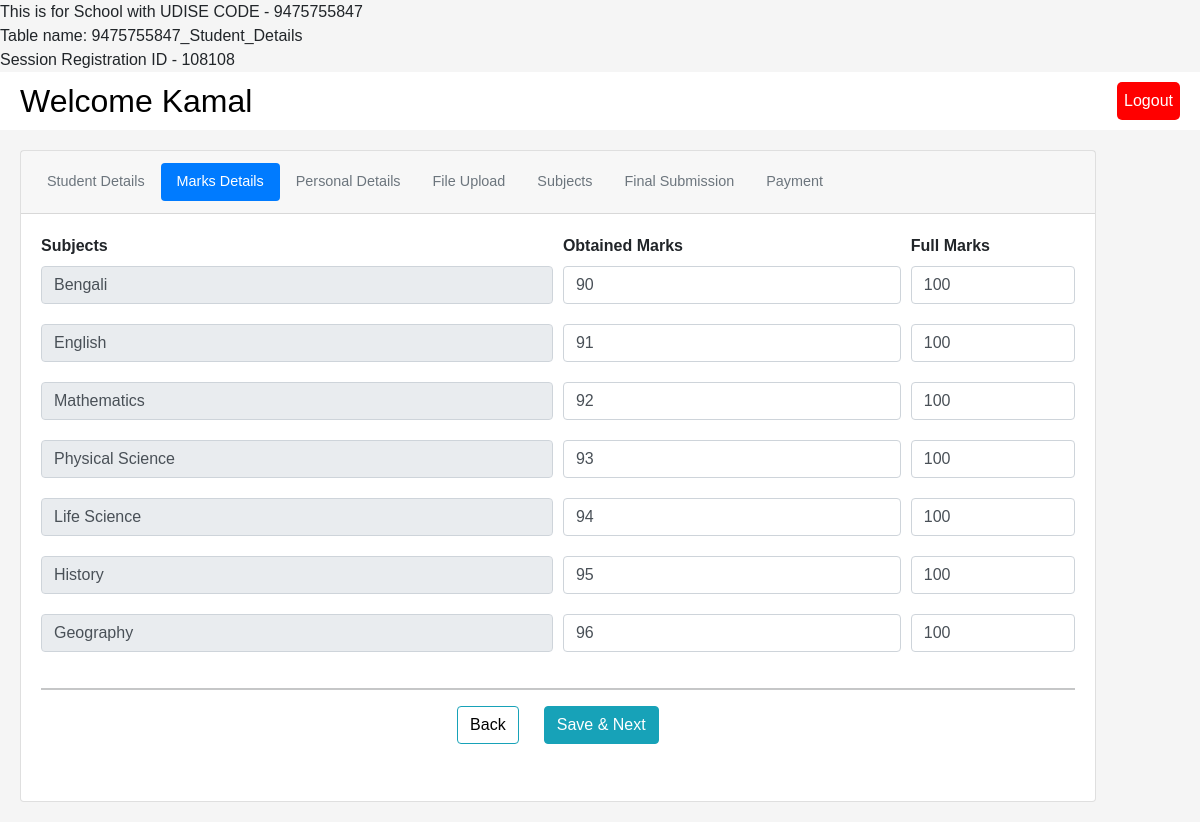
Screenshot of /2003/marks_details.php (signed in) with the database file from the repository.
### tables this page shows
CREATE TABLE `9475755847_student_details` (
  `reg_no` varchar(10) NOT NULL,
  `fname` varchar(255) DEFAULT NULL,
  `lname` varchar(255) NOT NULL,
  `email` varchar(255) NOT NULL,
  `phoneNumber` varchar(255) NOT NULL,
  `dob` varchar(255) NOT NULL,
  `terms` varchar(255) NOT NULL,
  `password` varchar(255) NOT NULL,
  `emailVerify` int(255) NOT NULL DEFAULT '0',
  `numberVerify` varchar(255) DEFAULT '0',
  `is_finally_submitted` int(1) NOT NULL DEFAULT '0',
  `issubmitted` int(1) NOT NULL DEFAULT '0',
  `previous_school_name` varchar(255) DEFAULT NULL,
  `fathers_name` varchar(255) DEFAULT NULL,
  `mothers_name` varchar(255) DEFAULT NULL,
  `current_whatsapp_no` varchar(255) DEFAULT NULL,
  `aadhar_card_no` varchar(255) DEFAULT NULL,
  `student_religion` varchar(255) DEFAULT NULL,
  `student_caste` varchar(255) DEFAULT NULL,
  `is_student_PWD` varchar(4) DEFAULT NULL,
  `is_student_EWS` varchar(4) NOT NULL DEFAULT '0',
  `student_village_town` varchar(255) DEFAULT NULL,
  `student_city` varchar(50) DEFAULT NULL,
  `student_pin_code` varchar(20) DEFAULT NULL,
  `student_police_station` varchar(50) DEFAULT NULL,
  `student_district` varchar(50) DEFAULT NULL,
  `student_state` varchar(50) DEFAULT NULL,
  `bengali_marks` int(4) DEFAULT NULL,
  `bengali_full_marks` int(4) DEFAULT '100',
  `english_marks` int(4) DEFAULT NULL,
  `english_full_marks` int(4) DEFAULT '100',
  `mathematics_marks` int(4) DEFAULT NULL,
  `mathematics_full_marks` int(4) DEFAULT '100',
  `physical_science_marks` int(4) DEFAULT NULL,
  `physical_science_full_marks` int(4) DEFAULT '100',
  `life_science_marks` int(4) DEFAULT NULL,
  `life_science_full_marks` int(4) DEFAULT '100',
  `history_marks` int(4) DEFAULT NULL,
  `history_full_marks` int(4) DEFAULT '100',
  `geography_marks` int(4) DEFAULT NULL,
  `geography_full_marks` int(4) DEFAULT '100',
  `language_1` varchar(255) DEFAULT NULL,
  `language_2` varchar(255) DEFAULT NULL,
  `select_stream` varchar(255) DEFAULT NULL,
  `sub_comb` varchar(255) DEFAULT NULL,
  `bank_name` varchar(255) DEFAULT NULL,
  `bank_account_no` varchar(20) DEFAULT NULL,
  `bank_ifsc_code` varchar(20) DEFAULT NULL,
  `institution_fees_payment_done` int(11) DEFAULT '0',
  `institution_fees_payments_ID` varchar(255) DEFAULT NULL,
  `portal_fees_payment_done` int(11) DEFAULT '0',
  `portal_payment_id` varchar(255) DEFAULT NULL,
  `passport_size_photo_uploaded` int(11) DEFAULT '0',
  `aadhar_card_uploaded` int(11) DEFAULT '0',
  `madhyamik_marksheet_uploaded` int(11) DEFAULT '0',
  `madhyamik_certificate_uploaded` int(11) DEFAULT '0',
  `signature_uploaded` int(11) DEFAULT '0'
);

### 2003/super_admin.php (called while the page is built, shortened)
<?php
$udise_code = 9475755847;
?>

### 2003/session.php (called while the page is built, shortened)
<?php
require "super_admin.php";
$email = $_SESSION['email'];
?>

### 2003/marks_details.php (the view, shortened to what this page needs)
<?php
require 'session.php';
require 'super_admin.php';
$table_name = $udise_code . '_Student_Details';
echo 'This is for School with UDISE CODE - ' . $udise_code . '<br>';
echo 'Table name: ' . $table_name . '<br>';
$query = "SELECT * FROM $table_name WHERE email=?";
$stmt = mysqli_prepare($db, $query);
mysqli_stmt_bind_param($stmt, "s", $email);
mysqli_stmt_execute($stmt);
$results = mysqli_stmt_get_result($stmt);
$user = mysqli_fetch_assoc($results);
echo '  Session Registration ID - '.$user['reg_no'];
?>
<!DOCTYPE html>
<html lang="en">
  <head>
    <link
      href="https://cdn.jsdelivr.net/npm/bootstrap@5.0.2/dist/css/bootstrap.min.css"
      rel="stylesheet"
    />
    <link
      rel="stylesheet"
      href="https://cdn.jsdelivr.net/npm/bootstrap@4.3.1/dist/css/bootstrap.min.css"
    />
    <link rel="stylesheet" href="../Assets/css/marks_details.css">
  </head>
  <body>
  <?php require ('../Student_Process_header.php') ?>
    <div class="container">
      <div class="row">
        <div class="col-xs-12">
          <div class="card text-center">
            <?php include('../card_header.php') ?>
            <div class="card-body">
              <form method="post" action="marks_details_controller.php">
                <div class="form-row">
                <div class="form-group col-md-6">
                <label for="inputCity" style="display: flex"><strong>Subjects</strong></label>
                    <input
                      type="text"
                      class="form-control"
                      id="inputSubject"
                      value="Bengali"
                      disabled
                    />
                  </div>
                  <div class="form-group col-md-4">
                  <label for="inputState" style="display: flex"><strong>Obtained Marks</strong></label>
                    <input type="text" class="form-control" id="bengali_marks"
                    name ="bengali_marks"
                    oninput="restrictSpecialChars(this)"
                    <?php if ($user['bengali_marks'] == null): ?>
                    placeholder="Enter your Marks"
                    <?php else: ?>
                    value="<?php echo $user['bengali_marks']; ?>"
                    <?php endif; ?>
                    /required>
                  </div>
                  <div class="form-group col-md-2">
                  <label for="inputState" style="display: flex"><strong>Full Marks</strong></label>
                    <input
                      type="text"
                      class="form-control"
                      id="bengali_full_marks"
                      name="bengali_full_marks"
                      oninput="restrictSpecialChars(this)"
                      value="<?php echo $user['bengali_full_marks']; ?>"
                    />
                  </div>
                </div>
                <div class="form-row">
                  <div class="form-group col-md-6">
                    <input
                      type="text"
                      class="form-control"
                      id="inputSubject"
                      value="English"
                      disabled
                    />
                  </div>
                  <div class="form-group col-md-4">
                    <input type="text" class="form-control" id="english_marks"
                    name="english_marks"
                    oninput="restrictSpecialChars(this)"
                    <?php if ($user['english_marks'] == null): ?>
                    placeholder="Enter your Marks"
                    <?php else: ?>
                    value="<?php echo $user['english_marks']; ?>"
                    <?php endif; ?>
                    /required>
                  </div>
                  <div class="form-group col-md-2">
                    <input
                      type="text"
                      class="form-control"
                      id="english_full_marks"
                      name="english_full_marks"
                      oninput="restrictSpecialChars(this)"
                      value="<?php echo $user['english_full_marks']; ?>"
                      />
                  </div>
                </div>
                <div class="form-row">
                  <div class="form-group col-md-6">
                    <input
                      type="text"
                      class="form-control"
                      id="mathematics_marks"
                      value="Mathematics"
                      disabled
                    />
                  </div>
                  <div class="form-group col-md-4">
                    <input type="text" class="form-control"
                    id="mathematics_marks" name="mathematics_marks"
                    oninput="restrictSpecialChars(this)"
                    <?php if ($user['mathematics_marks'] == null): ?>
                    placeholder="Enter your Marks"
                    <?php else: ?>
                    value="<?php echo $user['mathematics_marks']; ?>"
                    <?php endif; ?>
                    /required>
                  </div>
                  <div class="form-group col-md-2">
                    <input
                      type="text"
                      class="form-control"
                      id="mathematics_full_marks"
                      name="mathematics_full_marks"
                      oninput="restrictSpecialChars(this)"
                      value="<?php echo $user['mathematics_full_marks']; ?>"
                      /required>
                  </div>
                </div>
                <div class="form-row">
                  <div class="form-group col-md-6">
                    <input
                      type="text"
                      class="form-control"
                      id="inputSubject"
                      value="Physical Science"
                      disabled
                    /required>
                  </div>
                  <div class="form-group col-md-4">
                    <input type="text" class="form-control"
                    id="physical_science_marks" name="physical_science_marks"
                    oninput="restrictSpecialChars(this)"
                    <?php if ($user['physical_science_marks'] == null): ?>
                    placeholder="Enter your Marks"
                    <?php else: ?>
                    value="<?php echo $user['physical_science_marks']; ?>"
                    <?php endif; ?>
                    /required>
                  </div>
                  <div class="form-group col-md-2">
                    <input
                      type="text"
                      class="form-control"
                      id="physical_science_full_marks"
                      name="physical_science_full_marks"
                      oninput="restrictSpecialChars(this)"
                      value="<?php echo $user['physical_science_full_marks']; ?>"
                    /required>
                  </div>
                </div>
                <div class="form-row">
                  <div class="form-group col-md-6">
                    <input
                      type="text"
                      class="form-control"
                      id="inputSubject"
                      value="Life Science"
                      disabled
                    />
                  </div>
                  <div class="form-group col-md-4">
                    <input type="text" class="form-control"
                    id="life_science_marks" name="life_science_marks"
                    oninput="restrictSpecialChars(this)"
                    <?php if ($user['life_science_marks'] == null): ?>
                    placeholder="Enter your Marks"
                    <?php else: ?>
                    value="<?php echo $user['life_science_marks']; ?>"
                    <?php endif; ?>
                    /required>
                  </div>
                  <div class="form-group col-md-2">
                    <input
                      type="text"
                      class="form-control"
                      id="life_science_full_marks"
                      name="life_science_full_marks"
                      oninput="restrictSpecialChars(this)"
                      value="<?php echo $user['life_science_full_marks']; ?>"
                    />
                  </div>
                </div>
                <div class="form-row">
                  <div class="form-group col-md-6">
                    <input
                      type="text"
                      class="form-control"
                      id="inputSubject"
                      value="History"
                      disabled
                    />
                  </div>
                  <div class="form-group col-md-4">
                    <input type="text" class="form-control" id="History_marks"
                    name="History_marks"
                    oninput="restrictSpecialChars(this)"
                    <?php if ($user['history_marks'] == null): ?>
                    placeholder="Enter your Marks"
                    <?php else: ?>
                    value="<?php echo $user['history_marks']; ?>"
                    <?php endif; ?>
                    /required>
                  </div>
                  <div class="form-group col-md-2">
                    <input
                      type="text"
                      class="form-control"
                      id="History_full_marks"
                      name="History_full_marks"
                      oninput="restrictSpecialChars(this)"
                      value="<?php echo $user['history_full_marks']; ?>"
                    />
                  </div>
                </div>
                <div class="form-row">
                  <div class="form-group col-md-6">
                    <input
                      type="text"
                      class="form-control"
                      id="inputSubject"
                      value="Geography"
                      disabled
                    />
                  </div>
                  <div class="form-group col-md-4">
                    <input type="text" class="form-control" id="geography_marks"
                    name="geography_marks"
                    oninput="restrictSpecialChars(this)"
                    <?php if ($user['geography_marks'] == null): ?>
                    placeholder="Enter your Marks"
                    <?php else: ?>
                    value="<?php echo $user['geography_marks']; ?>"
                    <?php endif; ?>
                    /required>
                  </div>
                  <div class="form-group col-md-2">
                    <input
                      type="text"
                      class="form-control"
                      id="geography_full_marks"
                      name="geography_full_marks"
                      oninput="restrictSpecialChars(this)"
                      value="<?php echo $user['geography_full_marks']; ?>"
                    />
                  </div>
                </div>
                <hr />
                <a
                href="welcome.php"
                style="color: black; text-decoration: none"
              >
                <button
                  type="button"
                  class="btn btn-info"
                  style="
                    margin-right: 2%;
                    background-color: rgb(255, 255, 255);
                    color: black;
                  "
                >
                  Back
                </button>
              </a>
              <a
                href="personal_details.php"
                style="color: black; text-decoration: none"
              >
              <button
                  type="submit"
                  name="submit_marks"
                  class="btn btn-info"
                  tyle="
                    margin-right: 2%;
                    background-color: rgb(255, 255, 255);
                    color: black;
                  "
                >
                  Save & Next
                </button></a
              >
              </form>
            </div>
            <div style="margin-left: 30%; padding-bottom: 2%">
            </div>
          </div>
        </div>
      </div>
    </div>
  </body>
</html>

### Student_Process_header.php (shortened to what this page needs)
<div class="header">
    <h2 style="margin: 0">
        Welcome
        <?php echo htmlspecialchars($user['fname']); ?>
    </h2>
    <a href="welcome.php?logout='1'" class="logout">Logout</a>
</div>

### Assets/css/marks_details.css (style rules this page uses)
body { font-family: Arial, sans-serif; background-color: #f5f5f5; margin: 0; padding: 0; }
.header { background-color: white; color: black; text-align: right; padding: 10px 20px; display: flex; justify-content: space-between; align-items: center; }
.container { margin: 20px; }
.form-group { margin-bottom: 20px; }
.row { margin-left: -15px; margin-right: -15px; }
.logout { color: white; background-color: red; padding: 7px; border-radius: 5px; text-decoration: none; }
@media (max-width: 1250px) { .row { width: 98% !important; } }
@media (max-width: 1250px) { .col-xs-12 { padding-left: 0px; } }

### rows the page displays
9475755847_student_details: reg_no "108108", fname "Kamal", bengali_marks "90", bengali_full_marks "100", english_marks "91", english_full_marks "100", mathematics_marks "92", mathematics_full_marks "100", physical_science_marks "93", physical_science_full_marks "100", life_science_marks "94", life_science_full_marks "100", History_marks "95", History_full_marks "100", geography_marks "96", geography_full_marks "100"

### other values shown
$udise_code "9475755847"
$table_name "9475755847_Student_Details"
